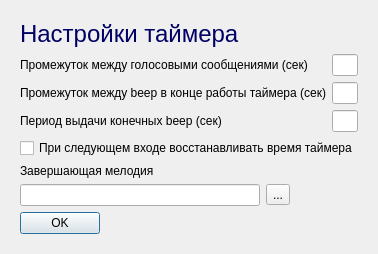
<?xml version="1.0" encoding="UTF-8"?>
<ui version="4.0">
 <class>Form</class>
 <widget class="QWidget" name="Form">
  <property name="geometry">
   <rect>
    <x>0</x>
    <y>0</y>
    <width>291</width>
    <height>209</height>
   </rect>
  </property>
  <property name="windowTitle">
   <string>Form</string>
  </property>
  <layout class="QVBoxLayout" name="verticalLayout">
   <property name="leftMargin">
    <number>20</number>
   </property>
   <property name="topMargin">
    <number>20</number>
   </property>
   <property name="rightMargin">
    <number>20</number>
   </property>
   <property name="bottomMargin">
    <number>20</number>
   </property>
   <item>
    <widget class="QLabel" name="label">
     <property name="palette">
      <palette>
       <active>
        <colorrole role="WindowText">
         <brush brushstyle="SolidPattern">
          <color alpha="255">
           <red>0</red>
           <green>0</green>
           <blue>101</blue>
          </color>
         </brush>
        </colorrole>
       </active>
       <inactive>
        <colorrole role="WindowText">
         <brush brushstyle="SolidPattern">
          <color alpha="255">
           <red>0</red>
           <green>0</green>
           <blue>101</blue>
          </color>
         </brush>
        </colorrole>
       </inactive>
       <disabled>
        <colorrole role="WindowText">
         <brush brushstyle="SolidPattern">
          <color alpha="255">
           <red>120</red>
           <green>120</green>
           <blue>120</blue>
          </color>
         </brush>
        </colorrole>
       </disabled>
      </palette>
     </property>
     <property name="font">
      <font>
       <pointsize>18</pointsize>
      </font>
     </property>
     <property name="text">
      <string>Настройки таймера</string>
     </property>
    </widget>
   </item>
   <item>
    <layout class="QFormLayout" name="formLayout">
     <item row="0" column="0">
      <widget class="QLabel" name="label_2">
       <property name="text">
        <string>Промежуток между голосовыми сообщениями (сек)</string>
       </property>
      </widget>
     </item>
     <item row="0" column="1">
      <widget class="QLineEdit" name="lnEdVoiceInterval">
       <property name="maximumSize">
        <size>
         <width>30</width>
         <height>16777215</height>
        </size>
       </property>
       <property name="maxLength">
        <number>2</number>
       </property>
       <property name="alignment">
        <set>Qt::AlignRight|Qt::AlignTrailing|Qt::AlignVCenter</set>
       </property>
      </widget>
     </item>
     <item row="1" column="0">
      <widget class="QLabel" name="label_3">
       <property name="text">
        <string>Промежуток между beep в конце работы таймера (сек)</string>
       </property>
      </widget>
     </item>
     <item row="1" column="1">
      <widget class="QLineEdit" name="lnEdBeepInterval">
       <property name="maximumSize">
        <size>
         <width>30</width>
         <height>16777215</height>
        </size>
       </property>
       <property name="maxLength">
        <number>2</number>
       </property>
       <property name="alignment">
        <set>Qt::AlignRight|Qt::AlignTrailing|Qt::AlignVCenter</set>
       </property>
      </widget>
     </item>
     <item row="2" column="0">
      <widget class="QLabel" name="label_4">
       <property name="text">
        <string>Период выдачи конечных beep (сек)</string>
       </property>
      </widget>
     </item>
     <item row="2" column="1">
      <widget class="QLineEdit" name="lnEdBeepPeriodInFinal">
       <property name="maximumSize">
        <size>
         <width>30</width>
         <height>16777215</height>
        </size>
       </property>
       <property name="maxLength">
        <number>2</number>
       </property>
       <property name="alignment">
        <set>Qt::AlignRight|Qt::AlignTrailing|Qt::AlignVCenter</set>
       </property>
      </widget>
     </item>
     <item row="3" column="0" colspan="2">
      <widget class="QCheckBox" name="checkBoxRestore">
       <property name="text">
        <string>При следующем входе восстанавливать время таймера</string>
       </property>
      </widget>
     </item>
    </layout>
   </item>
   <item>
    <widget class="QLabel" name="label_5">
     <property name="text">
      <string>Завершающая мелодия</string>
     </property>
    </widget>
   </item>
   <item>
    <layout class="QFormLayout" name="formLayout_2">
     <property name="sizeConstraint">
      <enum>QLayout::SetDefaultConstraint</enum>
     </property>
     <item row="0" column="0">
      <widget class="QLineEdit" name="lnEdFileMelody">
       <property name="sizePolicy">
        <sizepolicy hsizetype="Expanding" vsizetype="Fixed">
         <horstretch>0</horstretch>
         <verstretch>0</verstretch>
        </sizepolicy>
       </property>
       <property name="minimumSize">
        <size>
         <width>240</width>
         <height>0</height>
        </size>
       </property>
       <property name="maximumSize">
        <size>
         <width>240</width>
         <height>16777215</height>
        </size>
       </property>
      </widget>
     </item>
     <item row="0" column="1">
      <widget class="QToolButton" name="toolBtnMelody">
       <property name="minimumSize">
        <size>
         <width>20</width>
         <height>20</height>
        </size>
       </property>
       <property name="text">
        <string>...</string>
       </property>
      </widget>
     </item>
     <item row="1" column="0">
      <widget class="QDialogButtonBox" name="btnBoxOk">
       <property name="orientation">
        <enum>Qt::Horizontal</enum>
       </property>
       <property name="standardButtons">
        <set>QDialogButtonBox::Ok</set>
       </property>
      </widget>
     </item>
    </layout>
   </item>
  </layout>
 </widget>
 <resources/>
 <connections/>
</ui>
